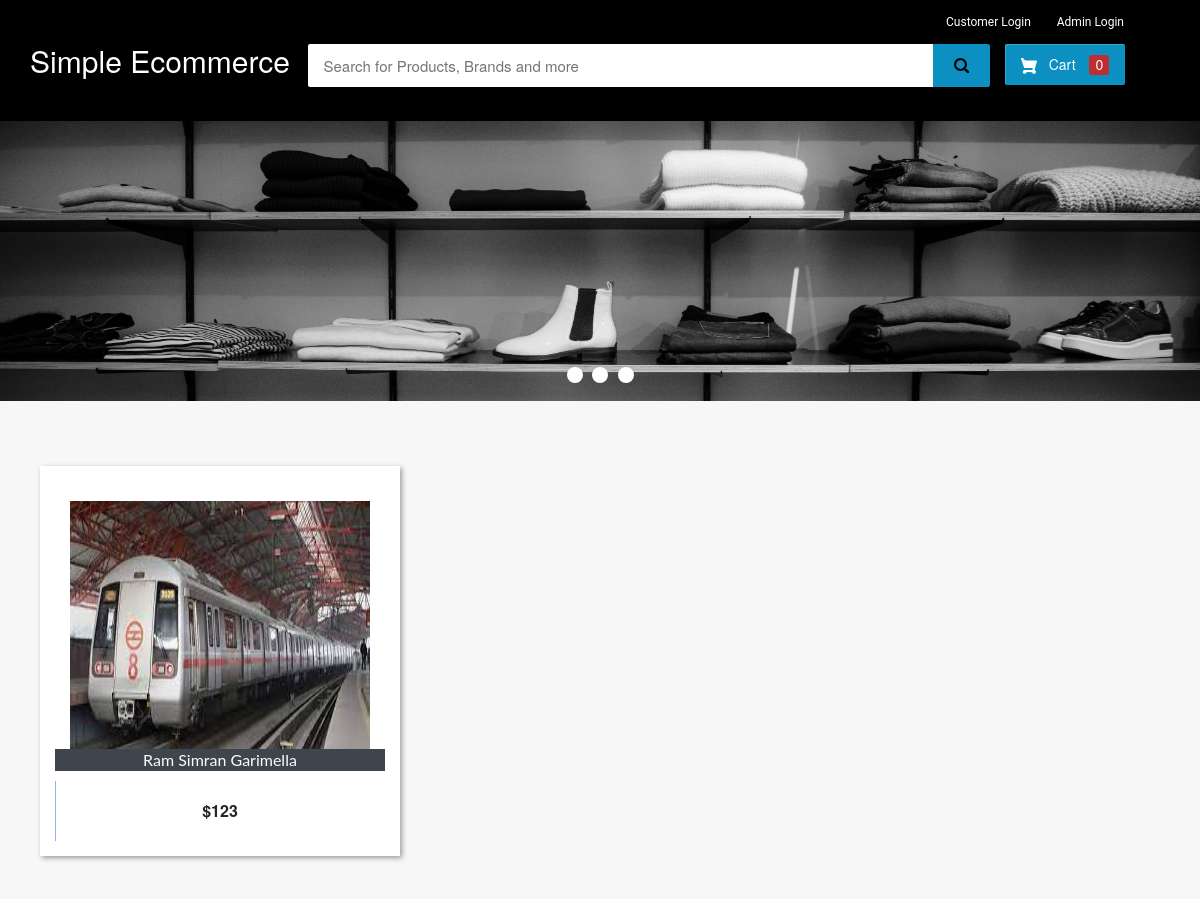
The page / on the database its author committed.
### ecom/models.py (models this page shows, shortened)
class Product(models.Model):
    name=models.CharField(max_length=40)
    product_image= models.ImageField(upload_to='product_image/',null=True,blank=True)
    price = models.PositiveIntegerField()
    description=models.CharField(max_length=40)

### ecom/views.py (the view)
# urls.py: path("", views.home_view, name=""),
def home_view(request):
    products = models.Product.objects.all()
    if "product_ids" in request.COOKIES:
        product_ids = request.COOKIES["product_ids"]
        counter = product_ids.split("|")
        product_count_in_cart = len(set(counter))
    else:
        product_count_in_cart = 0
    if request.user.is_authenticated:
        return HttpResponseRedirect("afterlogin")
    return render(
        request,
        "ecom/index.html",
        {"products": products, "product_count_in_cart": product_count_in_cart},
    )

### templates/ecom/index.html (shortened to what this page needs)
{% extends 'ecom/homebase.html' %}
{% load static %}
{% block content %}
<div class="row">
  <div class="col-md-12">
    <div class="slider-container">
      <div class="menu">
        <label for="slide-dot-1"></label>
        <label for="slide-dot-2"></label>
        <label for="slide-dot-3"></label>
      </div>
        <div class="slide slide-1"></div>
    </div>
  </div>
</div>
{%if products%}
<br>
  <div class="row">
      {% for p in products %}
      <div class="column">
      <div class="container page-wrapper" style="width: 450px;">
        <div class="page-inner">
          <div class="row">
            <div class="el-wrapper">
              <div class="box-up">
                <img class="img" src="{% static p.product_image.url %}" alt="product pic" height="300px" width="300px">
                <div class="img-info">
                  <div class="info-inner">
                    <span style="background-color:#3e454c; color:fbfbfb;"class="p-company">{{p.name}}</span>
                  </div>
                </div>
              </div>
              <div class="box-down">
                <a class="cart" href="{% url 'add-to-cart' p.id  %}">
                  <span class="price">${{p.price}}</span>
                  <span class="add-to-cart">
                    <span class="txt"><i class="fa fa-shopping-cart"></i> Add To Cart</span>
                  </span>
                </a>
              </div>
            </div>
          </div>
        </div>
      </div>
      </div>
  {% endfor %}
</div>
{%else%}
<h3 style="text-align:center; color:#3E454C;">No Products Found</h3>
{%endif%}
<br><br><br>
<br><br><br><br><br><br><br><br><br><br><br><br>
{% endblock content %}

### templates/ecom/homebase.html (style rules this page uses)
body { background-color: #f7f7f7; }
.menu { cursor: pointer }
.fa { font-size: 23px; width: 2em; height: 2em; text-align: center; text-decoration: none; margin: 5px 2px; border-radius: 50%; padding-top: 0.5em; }

### rows shown on the page
Product: product_image (picture), name "Ram Simran Garimella", price "123"

### other values the page prints
{{ product_count_in_cart }} "0"
